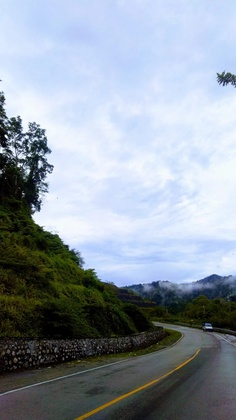
%> input picture Tugas 4/ARIP.jpeg, 236 x 420 px, shrunk from 899 x 1599 before the run
$ octave bagian2.m   (GNU Octave 9; MATLAB toolbox functions it lacks are replaced by stand-ins)
%> lines starting %> are read from the running program, lines starting %| are printed output that depends on the picture
A = imread('ARIP.jpeg');
%> A is the input picture: size 420x236x3 uint8; mean R, G, B 144.1, 154.2, 165.5
F = imnoise(A,'salt & pepper',0.02);
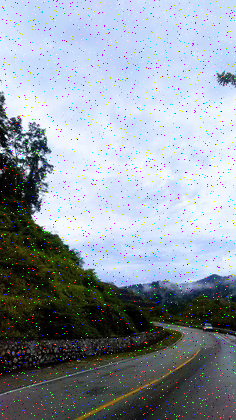
%> F: size 420x236x3 uint8; mean R, G, B 143.8, 153.6, 164.8
figure(1);imshow(F);

[tinggi, lebar] = size(F);
%> tinggi = 420; lebar = 708

F2 = double(F);
for baris=2 : tinggi-1
    for kolom=2 : lebar-1
        jum = F2(baris-1, kolom-1)+ ...
              F2(baris-1, kolom) + ...
              F2(baris-1, kolom-1) + ...
              F2(baris, kolom-1) + ...
              F2(baris, kolom) + ...
              F2(baris, kolom+1) + ...
              F2(baris+1, kolom-1) + ...
              F2(baris+1, kolom) + ...
              F2(baris+1, kolom+1);

         G(baris, kolom) = uint8(1/9 * jum);
    end
end
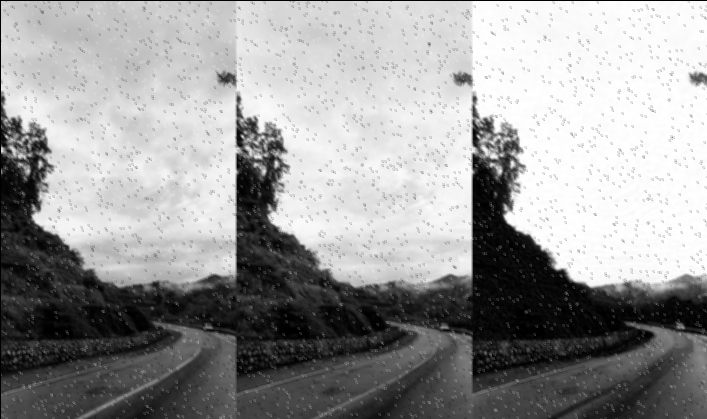
%> G: size 419x707 uint8; min 0, max 255, mean 153.6
figure(2); imshow(G);
clear;
